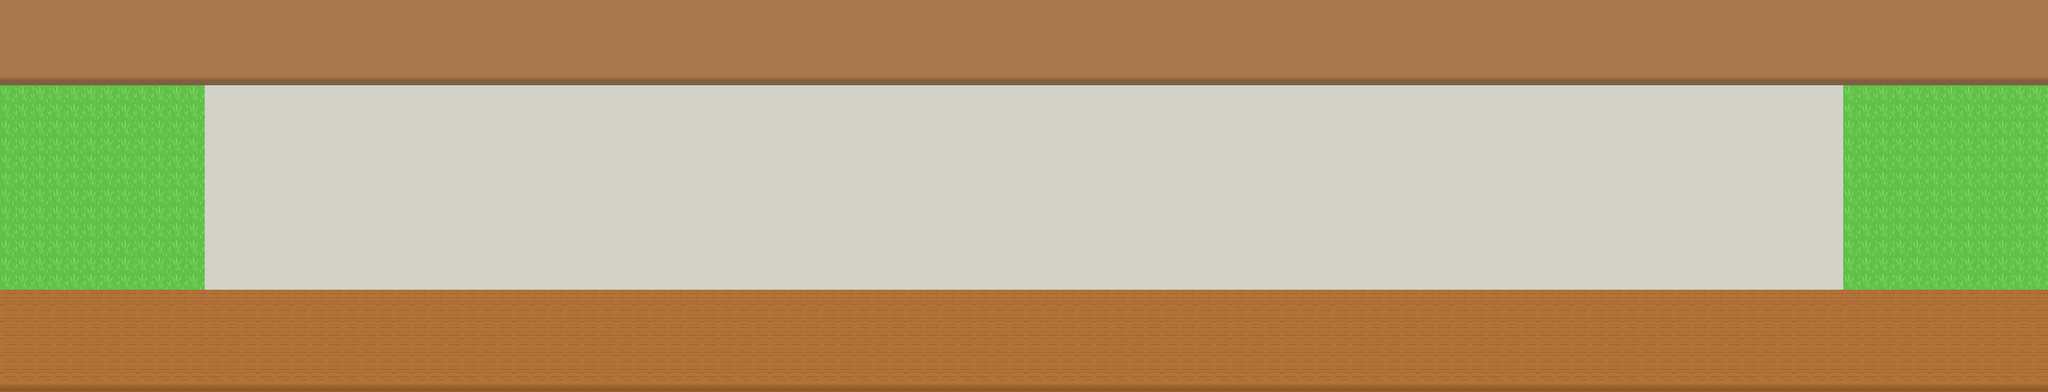

This game map was drawn from its Tiled (.tmx) file and the tilesets committed beside it. A one-line description and the trimmed map source follow:
An orthogonal 120x23 tile map with 32x32 px tiles, 1 tile layer (backGround).

<map version="1.0" orientation="orthogonal" width="120" height="23" tilewidth="32" tileheight="32">
 <tileset firstgid="1" name="ground" tilewidth="32" tileheight="32">
  <image source="ground.png" width="420" height="316" />
  <tile id="18">
   <properties>
    <property name="Avalible" value="false" />
   </properties>
  </tile>
  <tile id="22">
   <properties>
    <property name="Avalible" value="false" />
   </properties>
  </tile>
  <tile id="31">
   <properties>
    <property name="Avalible" value="false" />
   </properties>
  </tile>
  <tile id="35">
   <properties>
    <property name="Avalible" value="false" />
   </properties>
  </tile>
  <tile id="66">
   <properties>
    <property name="Avalible" value="true" />
   </properties>
  </tile>
  <tile id="70">
   <properties>
    <property name="Avalible" value="false" />
   </properties>
  </tile>
  <tile id="75">
   <properties>
    <property name="Avalible" value="false" />
   </properties>
  </tile>
 </tileset>
 <layer name="backGround" width="120" height="23">
  <data>[2760 cells, 2760 non-empty, 6 distinct tile ids]</data>
 </layer>
</map>